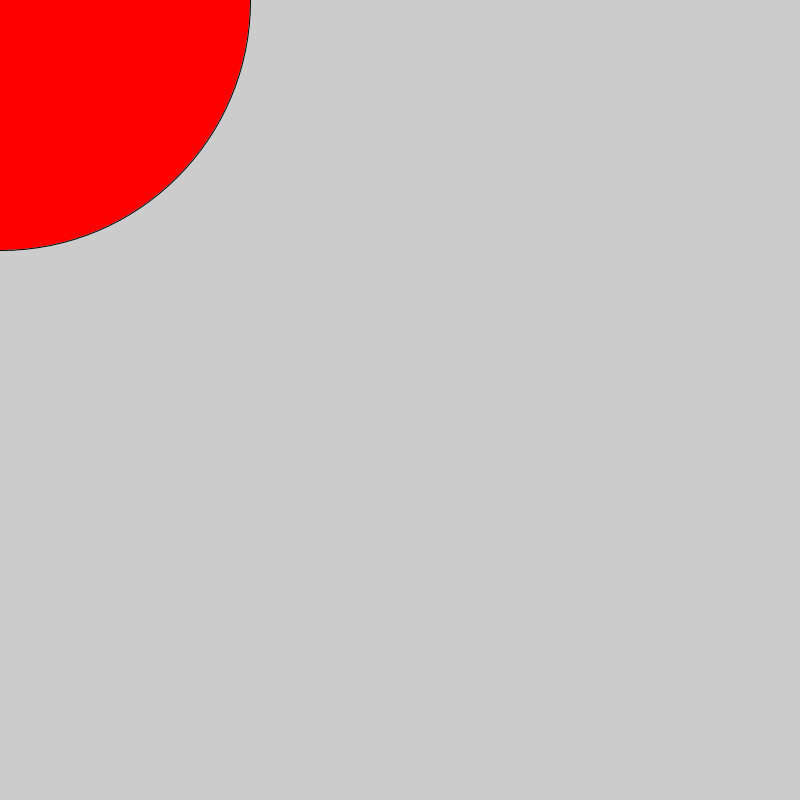
Frame 1 (no input)
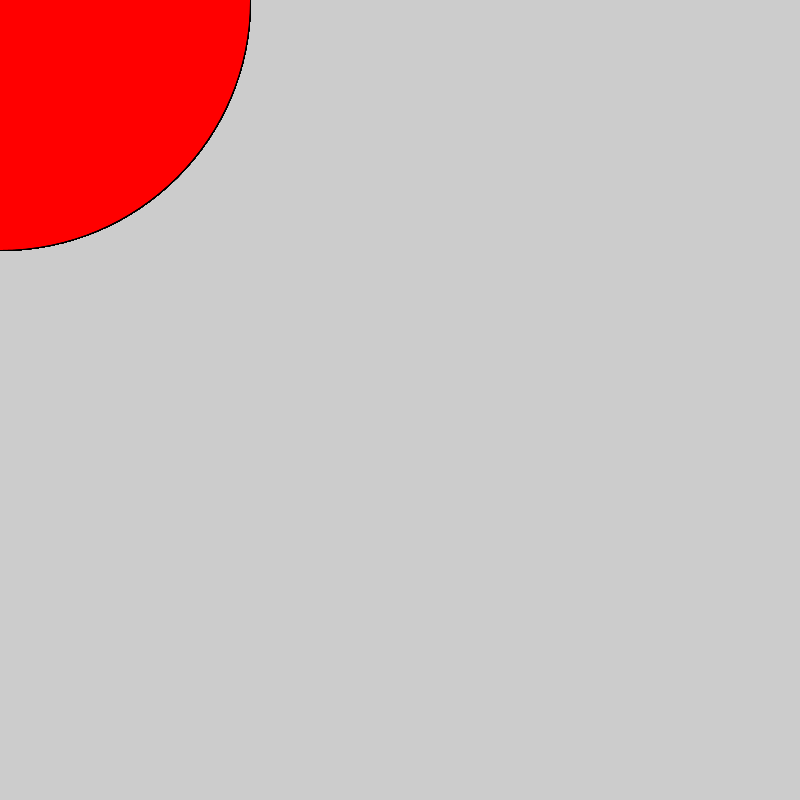
Frame 60 (the mouse pressed at the canvas centre just before this capture)
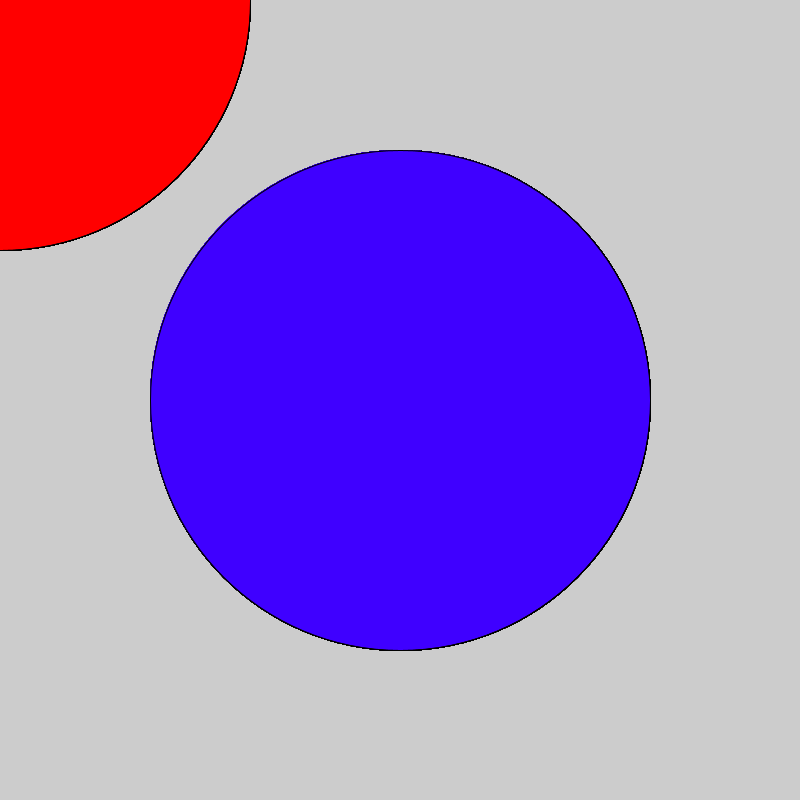
Frame 120 (the mouse held since frame 60 and released just before this capture)

The Processing sketch that drew these frames (run headless with seeded random() and noise(); from frame 60 on, the mouse is pressed at the canvas centre):

// Processing sketch: Forca_Barca_
// ── Forca_Barca_.pde
void setup () {
  size (800, 800);
}

void draw () { 
  fill (#FF0000);
  if (mousePressed) {
    fill (#3F00FF);
  }
  ellipse (mouseX,mouseY, 500, 500);
}
